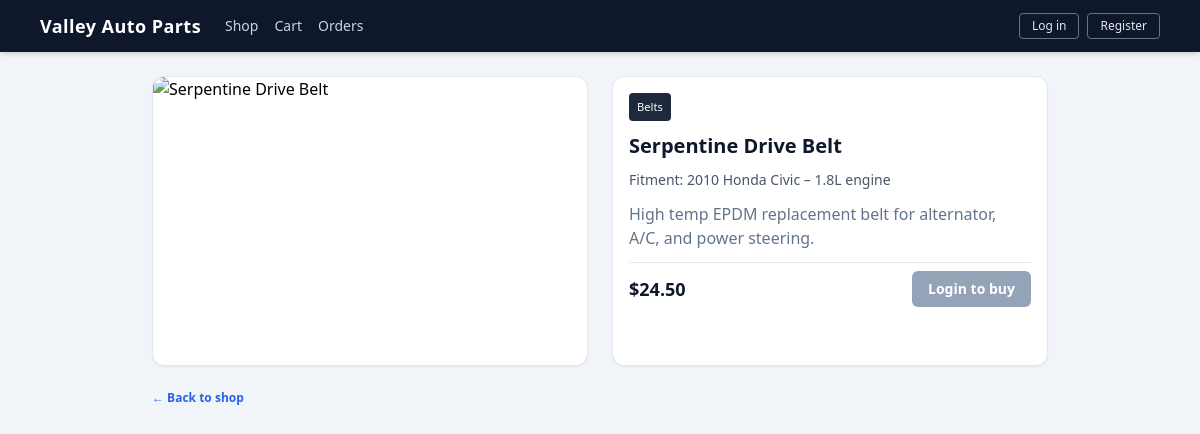
The app's page /product/serpentine-belt-6pk with its own data.
### tables this page shows
CREATE TABLE products (
            id TEXT PRIMARY KEY,
            name TEXT NOT NULL,
            category TEXT,
            fitment TEXT,
            price REAL NOT NULL,
            img TEXT,
            description TEXT
        );

### app.py (the view)
@app.route("/product/<pid>")
def product_detail(pid):
    part = get_product_by_id(pid)
    if not part:
        return redirect(url_for("shop"))
    banner = session.pop("flash_msg", None)
    return render_template(
        "product.html",
        part=part,
        logged_in=logged_in(),
        username=current_user(),
        banner=banner,
    )

### app.py (called while the page is built)
def get_db():
    conn = sqlite3.connect(DB_PATH)
    conn.row_factory = sqlite3.Row  # rows behave like dicts
    return conn

def get_product_by_id(pid: str):
    conn = get_db()
    row = conn.execute(
        "SELECT id, name, category, fitment, price, img, description FROM products WHERE id = ?",
        (pid,),
    ).fetchone()
    conn.close()
    return dict(row) if row else None

@app.context_processor
def inject_user_profile():
    uname = current_user()
    profile = get_user(uname) if uname else None
    display = None
    if profile:
        display = profile.get("display_name") or uname
    return {
        "nav_display_name": display or uname,
        "nav_profile": profile,
    }

def logged_in():
    return "username" in session

def current_user():
    return session.get("username")

### templates/product.html (shortened to what this page needs)
{% extends "base.html" %}
{% block content %}
<div class="max-w-4xl mx-auto">
  <div class="grid gap-6 md:grid-cols-2">
    <div class="bg-white border border-slate-200 rounded-xl shadow-sm overflow-hidden">
      <img src="{{ part.img }}" alt="{{ part.name }}" class="w-full h-72 object-cover">
    </div>
    <div class="bg-white border border-slate-200 rounded-xl shadow-sm p-4 text-sm text-slate-700 flex flex-col gap-3">
      <div>
        <span class="inline-block bg-slate-800 text-white text-[0.7rem] font-medium rounded px-2 py-1">
          {{ part.category or "Part" }}
        </span>
      </div>
      <h1 class="text-xl font-semibold text-slate-900 leading-tight">
        {{ part.name }}
      </h1>
      <div class="text-sm text-slate-600">
        Fitment: {{ part.fitment or "See description" }}
      </div>
      <div class="text-base text-slate-500">
        {{ part.description }}
      </div>
      <div class="flex items-center justify-between pt-2 border-t border-slate-200">
        <div class="text-lg font-semibold text-slate-900">
          ${{ '%.2f'|format(part.price) }}
        </div>
        {% if logged_in %}
        <form method="POST" action="{{ url_for('cart_add') }}">
          <input type="hidden" name="pid" value="{{ part.id }}">
          <button
            class="bg-blue-600 hover:bg-blue-700 text-white text-sm font-semibold rounded-md px-4 py-2 transition"
            type="submit"
          >
            Add to Cart
          </button>
        </form>
        {% else %}
        <a
          href="{{ url_for('login') }}"
          class="bg-slate-400 text-white text-sm font-semibold rounded-md px-4 py-2 transition"
        >
          Login to buy
        </a>
        {% endif %}
      </div>
    </div>
  </div>
  <div class="mt-6 text-xs text-slate-500">
    <a href="{{ url_for('shop') }}" class="text-blue-600 hover:text-blue-700 font-semibold">← Back to shop</a>
  </div>
</div>
{% endblock %}

### records on screen
products: category "Belts", name "Serpentine Drive Belt", fitment "2010 Honda Civic – 1.8L engine", description "High temp EPDM replacement belt for alternator, A/C, and power steering.", price "24.50"
